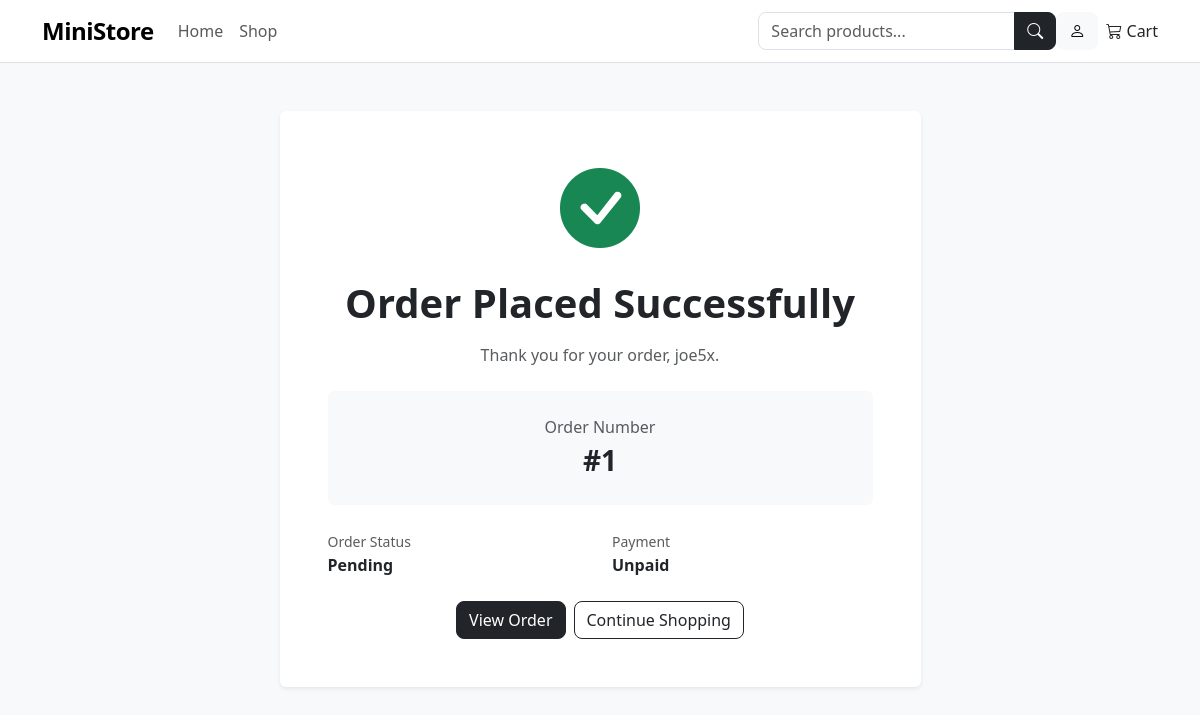
Screenshot of /cart/success/1/ (signed in) with the database file from the repository.
### apps/orders/models.py (models this page shows, shortened)
class Order(models.Model):
    class Status(models.TextChoices):
        PENDING = "pending", "Pending"
        CONFIRMED = "confirmed", "Confirmed"
        PROCESSING = "processing", "Processing"
        SHIPPED = "shipped", "Shipped"
        DELIVERED = "delivered", "Delivered"
        CANCELLED = "cancelled", "Cancelled"
        COMPLETED = "completed", "Completed"
    class PaymentStatus(models.TextChoices):
        UNPAID = "unpaid", "Unpaid"
        PENDING = "pending", "Pending"
        PAID = "paid", "Paid"
        FAILED = "failed", "Failed"
        REFUNDED = "refunded", "Refunded"
    class PaymentMethod(models.TextChoices):
        PAYSTACK = "paystack", "Paystack"
        FLUTTERWAVE = "flutterwave", "Flutterwave"
        CASH = "cash", "Cash on Delivery"
    user = models.ForeignKey(
        settings.AUTH_USER_MODEL,
        on_delete=models.SET_NULL,
        null=True,
        blank=True,
        related_name="orders",
    )
    full_name = models.CharField(max_length=150)
    email = models.EmailField()
    phone = models.CharField(max_length=30)
    address = models.TextField()
    city = models.CharField(max_length=100)
    state = models.CharField(max_length=100)
    lga = models.CharField(
        max_length=100,
        blank=True,
    )
    subtotal = models.DecimalField(
        max_digits=12,
        decimal_places=2,
        default=Decimal("0.00"),
    )
    delivery_fee = models.DecimalField(
        max_digits=12,
        decimal_places=2,
        default=Decimal("0.00"),
    )
    total = models.DecimalField(
        max_digits=12,
        decimal_places=2,
        default=Decimal("0.00"),
    )
    status = models.CharField(
        max_length=20,
        choices=Status.choices,
        default=Status.PENDING,
    )
    payment_status = models.CharField(
        max_length=20,
        choices=PaymentStatus.choices,
        default=PaymentStatus.UNPAID,
    )
    payment_method = models.CharField(
        max_length=20,
        choices=PaymentMethod.choices,
        blank=True,
    )
    payment_reference = models.CharField(
        max_length=150,
        blank=True,
        unique=True,
        null=True,
    )
    notes = models.TextField(
        blank=True,
    )
    created_at = models.DateTimeField(
        auto_now_add=True,
    )
    updated_at = models.DateTimeField(
        auto_now=True,
    )
    class Meta:
        ordering = ["-created_at"]

### apps/orders/views.py (the view)
def order_success(
    request,
    order_id,
):
    order = get_object_or_404(
        Order,
        pk=order_id,
    )
    return render(
        request,
        "order/order_success.html",
        {
            "order": order,
        },
    )

### apps/cart/models.py (called while the page is built)
    @property
    def item_count(self):
        return sum(
            item.quantity
            for item in self.items.select_related("product")
        )

### apps/cart/services.py (called while the page is built, shortened)
def get_cart(request):
    if request.user.is_authenticated:
        cart, created = Cart.objects.get_or_create(
            user=request.user
        )
        return cart

### apps/core/context_processors.py (called while the page is built)
def cart_context(request):
    cart = get_cart(request)
    return {
        "cart": cart,
        "cart_item_count": cart.item_count,
    }

### templates/order/order_success.html (shortened to what this page needs)
{% extends "base.html" %}
{% block content %}
<div class="container py-5">
<div class="row justify-content-center">
    <div class="col-lg-7">
        <div class="card border-0 shadow-sm text-center">
            <div class="card-body p-5">
                <div class="text-success mb-4">
                    <i class="bi bi-check-circle-fill display-1"></i>
                </div>
                <h1 class="fw-bold">
                    Order Placed Successfully
                </h1>
                <p class="text-muted mt-3">
                    Thank you for your order,
                    {{ order.full_name }}.
                </p>
                <div class="bg-light rounded p-4 my-4">
                    <div class="text-muted">
                        Order Number
                    </div>
                    <div class="fs-3 fw-bold">
                        #{{ order.id }}
                    </div>
                </div>
                <div class="row text-start mb-4">
                    <div class="col-md-6">
                        <small class="text-muted">
                            Order Status
                        </small>
                        <div class="fw-semibold">
                            {{ order.get_status_display }}
                        </div>
                    </div>
                    <div class="col-md-6">
                        <small class="text-muted">
                            Payment
                        </small>
                        <div class="fw-semibold">
                            {{ order.get_payment_status_display }}
                        </div>
                    </div>
                </div>
                <div class="d-flex gap-2 justify-content-center">
                    <a
                        href="{% url 'orders:detail' order.id %}"
                        class="btn btn-dark"
                    >
                        View Order
                    </a>
                    <a
                        href="{% url 'catalog:product_list' %}"
                        class="btn btn-outline-dark"
                    >
                        Continue Shopping
                    </a>
                </div>
            </div>
        </div>
    </div>
</div>
</div>
{% endblock %}

### static/css/style.css (style rules this page uses)
body { min-height: 100vh; }
.btn { border-radius: 8px; }

### rows the page displays
Order: full_name "joe5x", id "1", status "Pending", payment_status "Unpaid"
